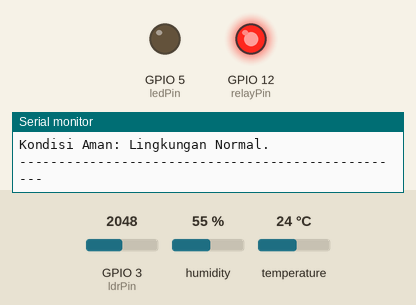
The sketch below on a simulated ESP32-S2. On the bench: output pins drawn as LEDs (lit = HIGH), the last lines printed to the serial monitor. The inputs (shaded band) are chosen by the test bench; at power-on: temperature 24 °C, GPIO 3 (ldrPin) = 2048, humidity 55 %.

Above: at 4.8 s.
4.9 s: temperature set to 33.6 °C
7.9 s: temperature set to 34.8 °C
At 9.4 s:
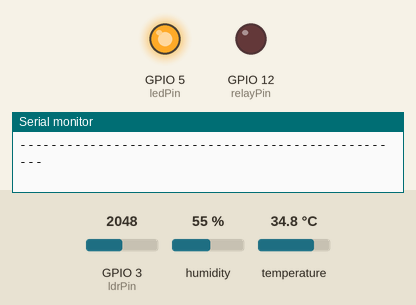
10.9 s: temperature set to 12 °C
At 13.4 s:
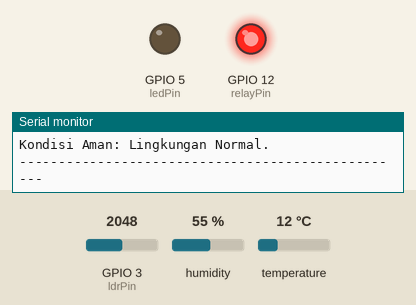
13.9 s: temperature set to 41 °C
At 15.4 s:
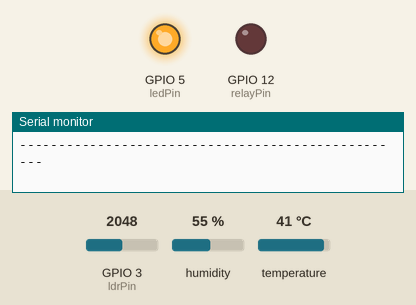
Timing chart, 0 to 16.9 s (numbered marks = the images above; inputs shaded):
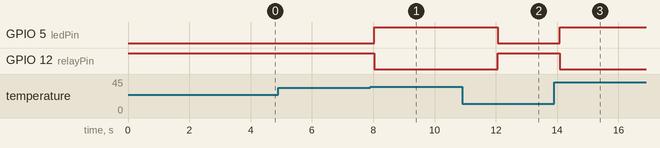

Measured:
- the behaviour switches between 34 and 34.1 °C on temperature (found by bisection; images 0 and 1)
- after the input at 7.9 s, GPIO 5 (ledPin): LOW → HIGH after 0.14 s; GPIO 12 (relayPin): HIGH → LOW after 0.14 s
- after the input at 10.9 s, GPIO 5 (ledPin): HIGH → LOW after 1.2 s; GPIO 12 (relayPin): LOW → HIGH after 1.2 s
- after the input at 13.9 s, GPIO 5 (ledPin): LOW → HIGH after 0.18 s; GPIO 12 (relayPin): HIGH → LOW after 0.18 s

The sketch:

sketch.ino
```cpp
#include <DHT.h>

const byte ldrPin = 3;
const byte dhtPin = 13;
#define DHTTYPE DHT22

const int relayPin = 12;
const int ledPin = 5;

DHT dht(dhtPin, DHTTYPE);

void setup() {
  Serial.begin(115200);
  dht.begin();

  pinMode(relayPin, OUTPUT);
  pinMode(ledPin, OUTPUT);

  digitalWrite(relayPin, HIGH);
  digitalWrite(ledPin, LOW);

  Serial.println("Sistem Otomasi Smart Warehouse Dimulai...");
}

void loop() {
  delay(2000);

  float temp = dht.readTemperature();
  float hum = dht.readHumidity();

  if (isnan(temp) || isnan(hum)) {
    Serial.println("Peringatan: Gagal membaca data dari sensor DHT!");
    return;
  }

  int ldrValue = analogRead(ldrPin);

  Serial.print("Suhu: ");
  Serial.print(temp);
  Serial.print(" C | Kelembapan: ");
  Serial.print(hum);
  Serial.print(" % | LDR ADC: ");
  Serial.println(ldrValue);

  if (temp > 34.0 || ldrValue < 300) {
    digitalWrite(relayPin, LOW);
    digitalWrite(ledPin, HIGH);
    Serial.println("Peringatan: Aktuator Aktif! (Kondisi Ruangan Buruk)");
  }
  else {
    digitalWrite(relayPin, HIGH);
    digitalWrite(ledPin, LOW);
    Serial.println("Kondisi Aman: Lingkungan Normal.");
  }

  Serial.println("--------------------------------------------------");
}
```
